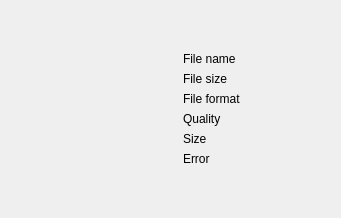
<?xml version="1.0" encoding="UTF-8"?>
<ui version="4.0">
 <comment>
 Copyright (C) 2015 Yannick Mueller

 This file is part of longscroll-qt.

 longscroll-qt is free software; you can redistribute it and/or modify it under
 the terms of the GNU Affero General Public License as published by the Free
 Software Foundation; either version 3, or (at your option) any later
 version.

 longscroll-qt is distributed in the hope that it will be useful, but WITHOUT ANY
 WARRANTY; without even the implied warranty of MERCHANTABILITY or
 FITNESS FOR A PARTICULAR PURPOSE.  See the GNU Affero General Public License
 for more details.

 You should have received a copy of the GNU Affero General Public License
 along with longscroll-qt.  If not see http://www.gnu.org/licenses/.
 </comment>
 <class>ImageInfoWidget</class>
 <widget class="QFrame" name="ImageInfoWidget">
  <property name="geometry">
   <rect>
    <x>0</x>
    <y>0</y>
    <width>341</width>
    <height>218</height>
   </rect>
  </property>
  <property name="windowTitle">
   <string>Form</string>
  </property>
  <layout class="QHBoxLayout" name="horizontalLayout">
   <property name="leftMargin">
    <number>0</number>
   </property>
   <property name="topMargin">
    <number>0</number>
   </property>
   <property name="rightMargin">
    <number>0</number>
   </property>
   <property name="bottomMargin">
    <number>0</number>
   </property>
   <item>
    <widget class="LONGSCROLLQT_NAMESPACE::ImageWidget" name="imageWidget">
     <property name="sizePolicy">
      <sizepolicy hsizetype="Ignored" vsizetype="Ignored">
       <horstretch>0</horstretch>
       <verstretch>0</verstretch>
      </sizepolicy>
     </property>
    </widget>
   </item>
   <item>
    <widget class="QWidget" name="infoWidget" native="true">
     <property name="sizePolicy">
      <sizepolicy hsizetype="Ignored" vsizetype="Ignored">
       <horstretch>0</horstretch>
       <verstretch>0</verstretch>
      </sizepolicy>
     </property>
     <layout class="QVBoxLayout" name="verticalLayout">
      <item>
       <spacer name="verticalSpacer_2">
        <property name="orientation">
         <enum>Qt::Vertical</enum>
        </property>
        <property name="sizeHint" stdset="0">
         <size>
          <width>20</width>
          <height>40</height>
         </size>
        </property>
       </spacer>
      </item>
      <item>
       <widget class="QLabel" name="nameLabel">
        <property name="text">
         <string notr="true">File name</string>
        </property>
        <property name="wordWrap">
         <bool>true</bool>
        </property>
       </widget>
      </item>
      <item>
       <widget class="QLabel" name="fileSizeLabel">
        <property name="text">
         <string notr="true">File size</string>
        </property>
        <property name="wordWrap">
         <bool>true</bool>
        </property>
       </widget>
      </item>
      <item>
       <widget class="QLabel" name="fileFormatLabel">
        <property name="text">
         <string notr="true">File format</string>
        </property>
        <property name="wordWrap">
         <bool>true</bool>
        </property>
       </widget>
      </item>
      <item>
       <widget class="QLabel" name="qualityLabel">
        <property name="text">
         <string notr="true">Quality</string>
        </property>
        <property name="wordWrap">
         <bool>true</bool>
        </property>
       </widget>
      </item>
      <item>
       <widget class="QLabel" name="sizeLabel">
        <property name="text">
         <string notr="true">Size</string>
        </property>
        <property name="wordWrap">
         <bool>true</bool>
        </property>
       </widget>
      </item>
      <item>
       <widget class="QLabel" name="errorLabel">
        <property name="text">
         <string notr="true">Error</string>
        </property>
        <property name="wordWrap">
         <bool>true</bool>
        </property>
       </widget>
      </item>
      <item>
       <spacer name="verticalSpacer">
        <property name="orientation">
         <enum>Qt::Vertical</enum>
        </property>
        <property name="sizeHint" stdset="0">
         <size>
          <width>20</width>
          <height>40</height>
         </size>
        </property>
       </spacer>
      </item>
     </layout>
    </widget>
   </item>
  </layout>
 </widget>
 <customwidgets>
  <customwidget>
   <class>LONGSCROLLQT_NAMESPACE::ImageWidget</class>
   <extends>QFrame</extends>
   <header>imagewidget.h</header>
   <container>1</container>
  </customwidget>
 </customwidgets>
 <resources/>
 <connections/>
</ui>
